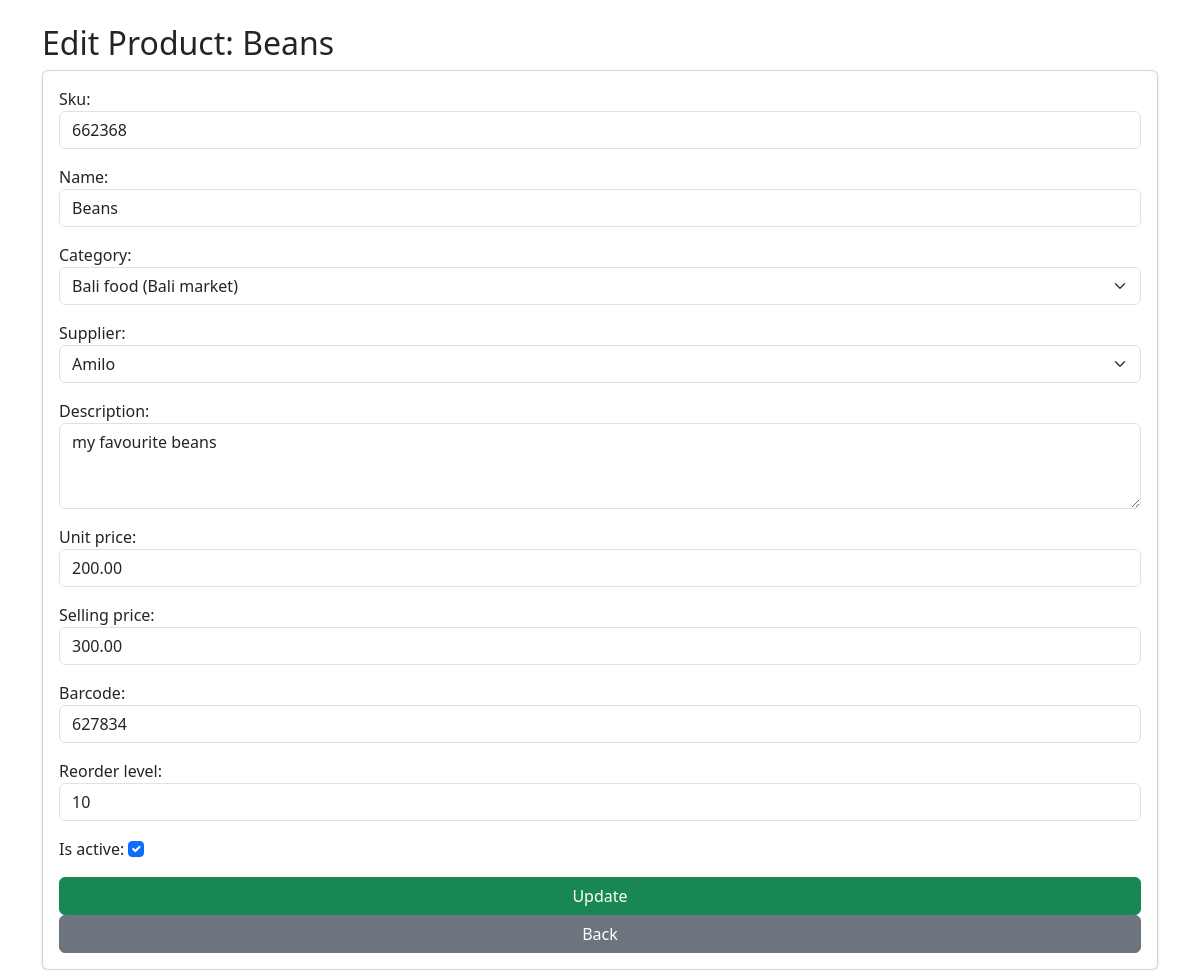
Page /api/inventory/products/9/ on the committed database.
### inventory/models.py (models this page shows, shortened)
class Product(models.Model):
    sku = models.CharField(max_length=50, unique=True)
    name = models.CharField(max_length=100)
    category = models.ForeignKey(
        Category,
        on_delete=models.CASCADE,          # When Category is deleted → delete all Products
        related_name="products",
        null=True
    )
    supplier = models.ForeignKey(
        Supplier,
        on_delete=models.SET_NULL,         # If supplier is deleted → keep product but set NULL
        null=True,
        related_name="products"
    )
    description = models.TextField(blank=True, null=True)
    unit_price = models.DecimalField(max_digits=10, decimal_places=2)
    selling_price = models.DecimalField(max_digits=10, decimal_places=2)
    barcode = models.CharField(max_length=100, blank=True, null=True)
    reorder_level = models.IntegerField(default=10)
    is_active = models.BooleanField(default=True)
    created_at = models.DateTimeField(auto_now_add=True)
    updated_at = models.DateTimeField(auto_now=True)
    class Meta:
        ordering = ['name']

class Category(models.Model):
    name = models.CharField(max_length=100)
    description = models.TextField(blank=True, null=True)
    store = models.ForeignKey(
        Store,
        on_delete=models.CASCADE,          # When Store is deleted → delete all Categories
        related_name='categories'
    )
    class Meta:
        unique_together = ('name', 'store')   # Prevent same category name in same store
        ordering = ['name']
    def __str__(self):
        return f"{self.name} ({self.store.name})"

class Store(models.Model):
    name = models.CharField(max_length=100)
    location = models.TextField(blank=True, null=True)

class Supplier(models.Model):
    name = models.CharField(max_length=100)
    email = models.EmailField(blank=True, null=True, unique=True)
    phone = models.IntegerField(blank=True, null=True)
    address = models.TextField(blank=True, null=True)
    created_at = models.DateTimeField(auto_now_add=True)
    updated_at = models.DateTimeField(auto_now=True)
    class Meta:
        ordering = ['name']
    def __str__(self):
        return self.name

### inventory/views.py (the view)
# urls.py: path("products/<int:pk>/", views.product_detail, name="product_detail"),
def product_detail(request, pk):
    product = get_object_or_404(Product, pk=pk)
    if request.method == "POST":
        form = ProductForm(request.POST, instance=product)
        if form.is_valid():
            form.save()
            return redirect("product_list")
    else:
        form = ProductForm(instance=product)
    return render(request, "inventory/product_detail.html", {"product": product, "form": form})

### inventory/templates/inventory/product_detail.html (shortened to what this page needs)
<!DOCTYPE html>
<html lang="en">
<head>
  <link href="https://cdn.jsdelivr.net/npm/bootstrap@5.3.2/dist/css/bootstrap.min.css" rel="stylesheet">
</head>
<body class="container mt-4">
<h2>Edit Product: {{ product.name }}</h2>
<form method="post" class="card p-3 shadow-sm">
  {{ form.as_p }}
  <button class="btn btn-success">Update</button>
  <a href="{% url 'product_list' %}" class="btn btn-secondary">Back</a>
</form>
</body>
</html>

### rows in the picture
Product: name "Beans", sku "662368", category "Bali food (Bali market)", supplier "Amilo", description "my favourite beans", unit_price "200.00", selling_price "300.00", barcode "627834", reorder_level "10", is_active "☑"
